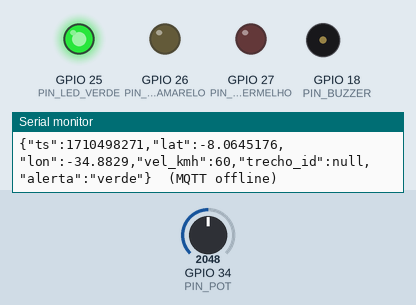
The program below on a simulated ESP32. Shown: output pins drawn as LEDs (lit = HIGH), buzzer (waves = sounding), the last lines printed to the serial monitor. Inputs (shaded band) come from the test bench; at power-on: GPIO 34 (PIN_POT) = 2048 (analog values on the 0–4095 scale). WiFi joins after 1.5 s; servers stay silent unless stated; the local clock reads 2024-03-15 10:24:30 at power-on unless the program sets it; no MQTT or app messages arrive unless stated.

Above: at 1.4 s.
1.5 s: GPIO 34 (PIN_POT) set to 1052
At 3.83 s:
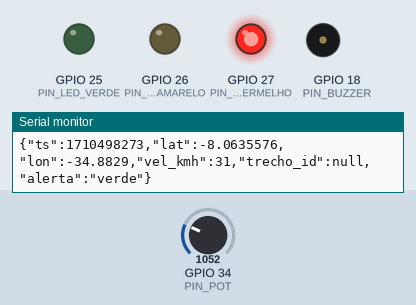
4.5 s: GPIO 34 (PIN_POT) set to 981
At 4.59 s:
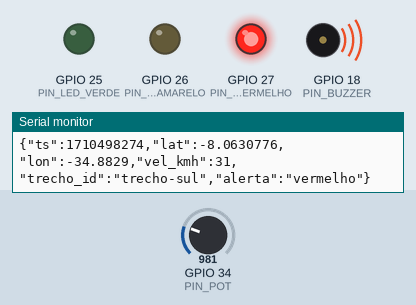
At 5.5 s:
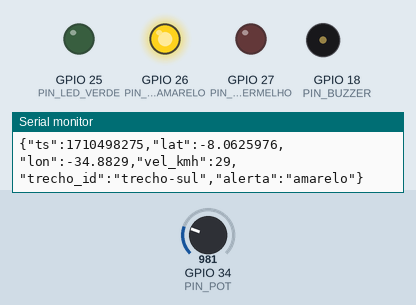
Timing chart, 0 to 35.9 s (numbered marks = the images above; inputs shaded):
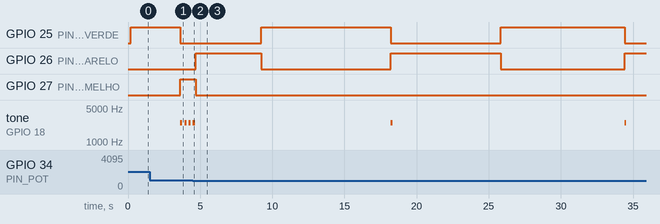

The program:

main.cpp
```cpp
/*
 * Projeto 6 - Grupo 3 | Módulo veicular de alerta
 * ESP32 | FreeRTOS | Wi-Fi + HTTP + MQTT
 *
 * O que faz:
 *  1. Lê a velocidade (hoje: potenciômetro; depois: CAN).
 *  2. Sabe onde está (hoje: rota simulada; depois: GPS NEO-6M).
 *  3. Compara com os trechos de risco que a API manda (contratos.md, seção 1).
 *  4. Acende verde / amarelo / vermelho e bipa no vermelho.
 *  5. Publica a telemetria no MQTT a cada 1 s (contratos.md, seção 2).
 *  6. Escuta comandos do painel em cttu/modulo/01/comando (silenciar, ativar_som, atualizar_trechos).
 *
 * Configuração (Wi-Fi, IP do servidor, pinos, rota): include/config.h
 * Regras de alerta e formatos JSON: include/logica.h
 *
 * Tarefas FreeRTOS:
 *  velocidade (núcleo 1) -> estado.vel
 *  posicao    (núcleo 1) -> estado.lat / estado.lon
 *  alerta     (núcleo 1) -> estado.alerta, LEDs e buzzer
 *  rede       (núcleo 0) -> Wi-Fi, hora (NTP), trechos (HTTP), MQTT
 */
#include <Arduino.h>
#include <WiFi.h>
#include <HTTPClient.h>
#include <PubSubClient.h>
#include <time.h>

#include "config.h"
#include "logica.h"

// ------------------------- Estado compartilhado -------------------------
struct Estado {
  float  vel;
  double lat;
  double lon;
  Alerta alerta;
  char   trechoId[32];  // vazio = fora de trecho
};

static Estado estado = {};
static Trecho trechos[MAX_TRECHOS];
static int    nTrechos = 0;
static SemaphoreHandle_t mtx;  // protege estado, trechos e nTrechos

static volatile bool somLigado    = true;
static volatile bool pedirTrechos = false;

#define TRAVAR() xSemaphoreTake(mtx, portMAX_DELAY)
#define SOLTAR() xSemaphoreGive(mtx)

static Estado lerEstado() {
  TRAVAR();
  Estado c = estado;
  SOLTAR();
  return c;
}

// ------------------------- Hora -------------------------
static bool horaSincronizada() { return time(nullptr) > 1700000000; }

static int horaLocal() {
  if (!horaSincronizada()) return HORA_DEMO;
  time_t agora = time(nullptr);
  struct tm tm;
  localtime_r(&agora, &tm);
  return tm.tm_hour;
}

// ------------------------- Tarefa: velocidade -------------------------
// Depois: trocar o analogRead pela velocidade lida no CAN (PID 0x0D). O resto não muda.
static void taskVelocidade(void*) {
  const int N = 8;
  int amostras[N] = {0};
  int idx = 0;
  long soma = 0;
  for (;;) {
    int bruto = analogRead(PIN_POT);
    soma += bruto - amostras[idx];
    amostras[idx] = bruto;
    idx = (idx + 1) % N;
    float v = (soma / (float)N) * VEL_MAXIMA / 4095.0f;

    TRAVAR();
    estado.vel = v;
    SOLTAR();
    vTaskDelay(pdMS_TO_TICKS(50));
  }
}

// ------------------------- Tarefa: posição -------------------------
// Rota simulada: vai e volta pelos pontos de ROTA (config.h).
// Depois: trocar por TinyGPSPlus lendo a UART2 (GPIO 16/17).
static void taskPosicao(void*) {
  const int nPontos = sizeof(ROTA) / sizeof(ROTA[0]);
  for (;;) {
    float fase = (millis() % ROTA_PERIODO_MS) / (float)ROTA_PERIODO_MS;
    float ida  = (fase < 0.5f) ? fase * 2.0f : (1.0f - fase) * 2.0f;  // 0 -> 1 -> 0
    float pos  = ida * (nPontos - 1);
    int   i    = min((int)pos, nPontos - 2);
    float f    = pos - i;
    double lat = ROTA[i][0] + (ROTA[i + 1][0] - ROTA[i][0]) * f;
    double lon = ROTA[i][1] + (ROTA[i + 1][1] - ROTA[i][1]) * f;

    TRAVAR();
    estado.lat = lat;
    estado.lon = lon;
    SOLTAR();
    vTaskDelay(pdMS_TO_TICKS(200));
  }
}

// ------------------------- Tarefa: alerta -------------------------
static void taskAlerta(void*) {
  Alerta anterior = VERDE;
  uint32_t bipeCurtoAte = 0;
  bool buzzerLigado = false;

  for (;;) {
    int hora = horaLocal();

    TRAVAR();
    Avaliacao av = avaliar(trechos, nTrechos, estado.lat, estado.lon, estado.vel, hora);
    estado.alerta = av.alerta;
    if (av.indice >= 0) strncpy(estado.trechoId, trechos[av.indice].id, sizeof(estado.trechoId) - 1);
    else                estado.trechoId[0] = '\0';
    SOLTAR();

    digitalWrite(PIN_LED_VERDE,    av.alerta == VERDE);
    digitalWrite(PIN_LED_AMARELO,  av.alerta == AMARELO);
    digitalWrite(PIN_LED_VERMELHO, av.alerta == VERMELHO);

    // Bipe curto ao entrar num trecho; bipes contínuos (150 ms on / 150 ms off) no vermelho.
    if (anterior == VERDE && av.alerta != VERDE) bipeCurtoAte = millis() + 120;
    anterior = av.alerta;

    bool janela = (millis() / 150) % 2 == 0;
    bool querLigar = somLigado &&
                     ((av.alerta == VERMELHO && janela) || millis() < bipeCurtoAte);
    if (querLigar != buzzerLigado) {
      if (querLigar) tone(PIN_BUZZER, FREQUENCIA_BUZZER);
      else           noTone(PIN_BUZZER);
      buzzerLigado = querLigar;
    }
    vTaskDelay(pdMS_TO_TICKS(20));
  }
}

// ------------------------- Rede -------------------------
static WiFiClient   wifiClient;
static PubSubClient mqtt(wifiClient);

static void onMensagem(char* topico, byte* payload, unsigned int len) {
  switch (lerComando((const char*)payload, len)) {
    case CMD_SILENCIAR:         somLigado = false;   Serial.println("[CMD] som desligado"); break;
    case CMD_ATIVAR_SOM:        somLigado = true;    Serial.println("[CMD] som ligado");    break;
    case CMD_ATUALIZAR_TRECHOS: pedirTrechos = true; Serial.println("[CMD] atualizar trechos"); break;
    default: Serial.printf("[CMD] ignorado em %s\n", topico);
  }
}

// Baixa os trechos da API. Se falhar, mantém os que já tinha.
static bool baixarTrechos() {
  static Trecho novos[MAX_TRECHOS];  // static: fora da pilha da tarefa
  WiFiClient cliente;                // separado do cliente do MQTT
  HTTPClient http;
  http.setTimeout(3000);
  if (!http.begin(cliente, API_URL_TRECHOS)) return false;

  int codigo = http.GET();
  bool ok = false;
  if (codigo == 200) {
    String corpo = http.getString();
    int n = lerTrechos(corpo.c_str(), novos, MAX_TRECHOS);
    if (n >= 0) {
      TRAVAR();
      memcpy(trechos, novos, sizeof(Trecho) * n);
      nTrechos = n;
      SOLTAR();
      ok = true;
      Serial.printf("[API] %d trechos recebidos\n", n);
    } else {
      Serial.println("[API] JSON inválido, mantendo trechos atuais");
    }
  } else {
    Serial.printf("[API] falhou (%d), mantendo trechos atuais\n", codigo);
  }
  http.end();
  return ok;
}

static void conectarMqtt() {
  static uint32_t ultimaTentativa = 0;
  if (mqtt.connected() || millis() - ultimaTentativa < 3000) return;
  ultimaTentativa = millis();

  String id = "g3-modulo-" + String((uint32_t)ESP.getEfuseMac(), HEX);
  Serial.printf("[MQTT] conectando em %s:%d... ", SERVIDOR_IP, MQTT_PORTA);
  // Last will: se o módulo cair, o broker publica "offline" no tópico de status.
  if (mqtt.connect(id.c_str(), nullptr, nullptr, TOPICO_STATUS, 0, true, "offline")) {
    mqtt.publish(TOPICO_STATUS, "online", true);
    mqtt.subscribe(TOPICO_COMANDO);
    Serial.println("OK");
  } else {
    Serial.printf("falhou (rc=%d)\n", mqtt.state());
  }
}

static void taskRede(void*) {
  mqtt.setServer(SERVIDOR_IP, MQTT_PORTA);
  mqtt.setCallback(onMensagem);
  mqtt.setBufferSize(512);

  WiFi.mode(WIFI_STA);
  WiFi.begin(WIFI_SSID, WIFI_SENHA);

  bool ntpIniciado = false;
  bool wifiAvisado = false;
  uint32_t ultimoWifi = millis();
  uint32_t ultimaTelemetria = 0;
  uint32_t ultimosTrechos = 0;
  bool trechosDaApi = false;

  for (;;) {
    bool online = WiFi.status() == WL_CONNECTED;

    if (!online) {
      wifiAvisado = false;
      if (millis() - ultimoWifi > 10000) {  // tenta de novo a cada 10 s
        ultimoWifi = millis();
        Serial.println("[WiFi] reconectando...");
        WiFi.disconnect();
        WiFi.begin(WIFI_SSID, WIFI_SENHA);
      }
    } else {
      if (!wifiAvisado) {
        Serial.printf("[WiFi] conectado, IP %s\n", WiFi.localIP().toString().c_str());
        wifiAvisado = true;
      }
      if (!ntpIniciado) {
        configTime(FUSO_SEGUNDOS, 0, "a.st1.ntp.br", "pool.ntp.org");
        ntpIniciado = true;
      }
      bool vencido = millis() - ultimosTrechos > (trechosDaApi ? INTERVALO_TRECHOS_MS : 15000UL);
      if (pedirTrechos || ultimosTrechos == 0 || vencido) {
        pedirTrechos = false;
        ultimosTrechos = millis();
        if (baixarTrechos()) trechosDaApi = true;
      }
      conectarMqtt();
      mqtt.loop();
    }

    // Telemetria: vai para o MQTT (se conectado) e sempre para o monitor serial.
    if (millis() - ultimaTelemetria >= INTERVALO_TELEMETRIA_MS) {
      ultimaTelemetria = millis();
      Estado e = lerEstado();
      uint32_t ts = horaSincronizada() ? (uint32_t)time(nullptr) : 0;
      char msg[200];
      if (montarTelemetria(msg, sizeof(msg), ts, e.lat, e.lon, e.vel,
                           e.trechoId[0] ? e.trechoId : nullptr, e.alerta)) {
        if (mqtt.connected()) mqtt.publish(TOPICO_TELEMETRIA, msg);
        Serial.printf("%s%s\n", msg, mqtt.connected() ? "" : "  (MQTT offline)");
      }
    }
    vTaskDelay(pdMS_TO_TICKS(20));
  }
}

// ------------------------- Setup -------------------------
void setup() {
  Serial.begin(115200);
  delay(200);
  Serial.println("\n=== Projeto 6 G3 | módulo " MODULO_ID " ===");

  pinMode(PIN_LED_VERDE, OUTPUT);
  pinMode(PIN_LED_AMARELO, OUTPUT);
  pinMode(PIN_LED_VERMELHO, OUTPUT);
  pinMode(PIN_BUZZER, OUTPUT);
  analogReadResolution(12);
  analogSetPinAttenuation(PIN_POT, ADC_11db);

  mtx = xSemaphoreCreateMutex();

  nTrechos = lerTrechos(TRECHOS_PADRAO, trechos, MAX_TRECHOS);
  if (nTrechos < 0) nTrechos = 0;
  Serial.printf("%d trechos de reserva carregados; API: %s\n", nTrechos, API_URL_TRECHOS);

  xTaskCreatePinnedToCore(taskVelocidade, "velocidade", 3072,  nullptr, 2, nullptr, 1);
  xTaskCreatePinnedToCore(taskPosicao,    "posicao",    3072,  nullptr, 2, nullptr, 1);
  xTaskCreatePinnedToCore(taskAlerta,     "alerta",     4096,  nullptr, 3, nullptr, 1);
  xTaskCreatePinnedToCore(taskRede,       "rede",       10240, nullptr, 1, nullptr, 0);
}

void loop() {
  vTaskDelay(portMAX_DELAY);  // tudo roda nas tarefas
}
```

logica.h
```cpp
/*
 * Lógica pura do módulo (sem pinos, sem Wi-Fi).
 * Pode ser testada no PC: veja test/host/teste_logica.cpp.
 *
 * Segue o contrato em contratos.md:
 *  - lerTrechos()       -> lê a lista de trechos que a API devolve
 *  - avaliar()          -> decide verde / amarelo / vermelho
 *  - montarTelemetria() -> monta o payload MQTT
 */
#pragma once

#include <math.h>
#include <stdint.h>
#include <string.h>
#include <ArduinoJson.h>

#define MAX_TRECHOS 32

struct Trecho {
  char     id[32];
  double   lat;
  double   lon;
  float    raioM;
  char     risco[8];    // "baixo", "medio" ou "alto"
  uint32_t horasMask;   // bit h ligado = risco vale na hora h; 0 = vale o dia todo
  float    velSegura;   // km/h
};

enum Alerta : uint8_t { VERDE = 0, AMARELO = 1, VERMELHO = 2 };

inline const char* nomeAlerta(Alerta a) {
  switch (a) {
    case AMARELO:  return "amarelo";
    case VERMELHO: return "vermelho";
    default:       return "verde";
  }
}

// Distância em metros entre dois pontos (haversine).
inline double distanciaM(double lat1, double lon1, double lat2, double lon2) {
  const double R = 6371000.0;
  const double rad = M_PI / 180.0;
  double dLat = (lat2 - lat1) * rad;
  double dLon = (lon2 - lon1) * rad;
  double a = sin(dLat / 2) * sin(dLat / 2) +
             cos(lat1 * rad) * cos(lat2 * rad) * sin(dLon / 2) * sin(dLon / 2);
  return 2 * R * asin(sqrt(a));
}

// Lê o JSON da API (lista de trechos). Devolve quantos trechos leu, ou -1 se o JSON for inválido.
// Trechos sem id, lat ou lon são ignorados.
inline int lerTrechos(const char* json, Trecho* saida, int max) {
  JsonDocument doc;
  if (deserializeJson(doc, json) != DeserializationError::Ok) return -1;
  JsonArray lista = doc.as<JsonArray>();
  if (lista.isNull()) return -1;

  int n = 0;
  for (JsonObject o : lista) {
    if (n >= max) break;
    if (!o["id"].is<const char*>() || !o["lat"].is<double>() || !o["lon"].is<double>()) continue;

    Trecho& t = saida[n];
    memset(&t, 0, sizeof(t));
    strncpy(t.id, o["id"].as<const char*>(), sizeof(t.id) - 1);
    t.lat       = o["lat"].as<double>();
    t.lon       = o["lon"].as<double>();
    t.raioM     = o["raio_m"] | 100.0f;
    t.velSegura = o["vel_segura"] | 40.0f;
    strncpy(t.risco, o["risco"] | "alto", sizeof(t.risco) - 1);
    for (JsonVariant h : o["horas"].as<JsonArray>()) {
      int hora = h.as<int>();
      if (hora >= 0 && hora <= 23) t.horasMask |= (1UL << hora);
    }
    n++;
  }
  return n;
}

struct Avaliacao {
  Alerta alerta;
  int    indice;  // trecho em que o veículo está; -1 se estiver fora
};

// Regra do contrato:
//  verde    = fora de qualquer trecho ativo
//  amarelo  = dentro de um trecho ativo
//  vermelho = dentro de um trecho ativo e acima da vel_segura dele
// hora = hora local (0-23) ou -1 se ainda não souber (aí todo trecho conta como ativo).
// Se estiver em mais de um trecho, vale o pior alerta; no empate, o trecho mais próximo.
inline Avaliacao avaliar(const Trecho* trechos, int n, double lat, double lon, float vel, int hora) {
  Avaliacao r = {VERDE, -1};
  double melhorDist = 1e12;
  for (int i = 0; i < n; i++) {
    const Trecho& t = trechos[i];
    bool ativo = t.horasMask == 0 || hora < 0 || (t.horasMask & (1UL << hora));
    if (!ativo) continue;
    double d = distanciaM(lat, lon, t.lat, t.lon);
    if (d > t.raioM) continue;

    Alerta a = (vel > t.velSegura) ? VERMELHO : AMARELO;
    if (a > r.alerta || (a == r.alerta && d < melhorDist)) {
      r.alerta = a;
      r.indice = i;
      melhorDist = d;
    }
  }
  return r;
}

// Payload do tópico cttu/modulo/<id>/telemetria. trechoId = nullptr vira null no JSON.
// Devolve o tamanho escrito (0 se não coube).
inline size_t montarTelemetria(char* buf, size_t tam, uint32_t ts, double lat, double lon,
                               float vel, const char* trechoId, Alerta alerta) {
  JsonDocument doc;
  doc["ts"]  = ts;
  doc["lat"] = lat;
  doc["lon"] = lon;
  doc["vel_kmh"] = (int)lroundf(vel);
  if (trechoId) doc["trecho_id"] = trechoId;
  else          doc["trecho_id"] = nullptr;
  doc["alerta"] = nomeAlerta(alerta);
  size_t n = serializeJson(doc, buf, tam);
  return (n >= tam) ? 0 : n;
}

enum Comando : uint8_t { CMD_NENHUM, CMD_SILENCIAR, CMD_ATIVAR_SOM, CMD_ATUALIZAR_TRECHOS };

// Payload do tópico cttu/modulo/<id>/comando, ex.: {"acao":"silenciar"}
inline Comando lerComando(const char* json, size_t len) {
  JsonDocument doc;
  if (deserializeJson(doc, json, len) != DeserializationError::Ok) return CMD_NENHUM;
  const char* acao = doc["acao"] | "";
  if (strcmp(acao, "silenciar") == 0)         return CMD_SILENCIAR;
  if (strcmp(acao, "ativar_som") == 0)        return CMD_ATIVAR_SOM;
  if (strcmp(acao, "atualizar_trechos") == 0) return CMD_ATUALIZAR_TRECHOS;
  return CMD_NENHUM;
}
```

config.h
```cpp
/*
 * Configuração do módulo. Mude aqui, não no main.cpp.
 *
 * Senha de Wi-Fi e IP da sua casa NÃO devem ir para o GitHub (o repositório é público).
 * Crie include/segredos.h (já está no .gitignore) copiando include/segredos.exemplo.h:
 * o que estiver lá substitui os valores abaixo.
 */
#pragma once

#if __has_include("segredos.h")
#include "segredos.h"
#endif

// ------------------------- Pinos (circuito atual) -------------------------
#define PIN_POT          34   // velocidade (ADC1, funciona com Wi-Fi ligado)
#define PIN_BUZZER       18
#define PIN_LED_VERDE    25
#define PIN_LED_AMARELO  26
#define PIN_LED_VERMELHO 27
// Reservados para depois: GPS NEO-6M em UART2 (RX 16, TX 17); CAN (SN65HVD230) em TX 21, RX 22.

// ------------------------- Rede -------------------------
#ifndef WIFI_SSID
#define WIFI_SSID "Wokwi-GUEST"   // no Wokwi funciona assim; na bancada, use segredos.h
#endif
#ifndef WIFI_SENHA
#define WIFI_SENHA ""
#endif

// IP do PC onde roda o docker-compose (Mosquitto + API). Nunca "localhost": o ESP32 é outra máquina.
#ifndef SERVIDOR_IP
#define SERVIDOR_IP "broker.hivemq.com"   // broker público, só para testar sem o PC
#endif
#ifndef MQTT_PORTA
#define MQTT_PORTA 1883
#endif
#ifndef API_URL_TRECHOS
#define API_URL_TRECHOS "http://" SERVIDOR_IP ":8000/modulo/trechos"
#endif

#define MODULO_ID "01"
#define TOPICO_TELEMETRIA "cttu/modulo/" MODULO_ID "/telemetria"
#define TOPICO_COMANDO    "cttu/modulo/" MODULO_ID "/comando"
#define TOPICO_STATUS     "cttu/modulo/" MODULO_ID "/status"   // "online"/"offline" (last will)

#define INTERVALO_TELEMETRIA_MS 1000
#define INTERVALO_TRECHOS_MS    (5UL * 60UL * 1000UL)  // baixa os trechos de novo a cada 5 min

// ------------------------- Hora -------------------------
// Os trechos têm "horas" em que o risco vale. A hora vem do NTP (precisa de internet).
// Sem NTP, usa HORA_DEMO. Com -1, todo trecho conta como ativo (bom para a demo).
#ifndef HORA_DEMO
#define HORA_DEMO -1
#endif
#define FUSO_SEGUNDOS (-3 * 3600)

// ------------------------- Simulação -------------------------
#define VEL_MAXIMA 120.0f   // km/h com o potenciômetro no máximo
#define FREQUENCIA_BUZZER 2500

// Rota simulada (substitui o GPS): vai e volta entre os pontos abaixo.
#define ROTA_PERIODO_MS 60000UL
static const double ROTA[][2] = {
  {-8.0650, -34.8829},
  {-8.0506, -34.8829},
};

// Trechos de reserva: usados até a API responder (ou se ela nunca responder).
// Mesmo formato do contrato. "horas": [] = vale o dia todo.
static const char TRECHOS_PADRAO[] = R"JSON([
  {"id":"trecho-sul","lat":-8.0620,"lon":-34.8829,"raio_m":150,"risco":"alto","horas":[],"vel_segura":30},
  {"id":"trecho-norte","lat":-8.0545,"lon":-34.8829,"raio_m":200,"risco":"medio","horas":[],"vel_segura":40}
])JSON";
```

Measured:
- the behaviour switches between 1024 and 1023 on GPIO 34 (PIN_POT) (found by bisection; images 1 and 2)
- after the input at 4.5 s, GPIO 27 (PIN_LED_VERMELHO): HIGH → LOW after 0.18 s instead of 4.7 s
- by itself, GPIO 25 (PIN_LED_VERDE): alternates HIGH for 8.8 s and LOW for 7.6 s
